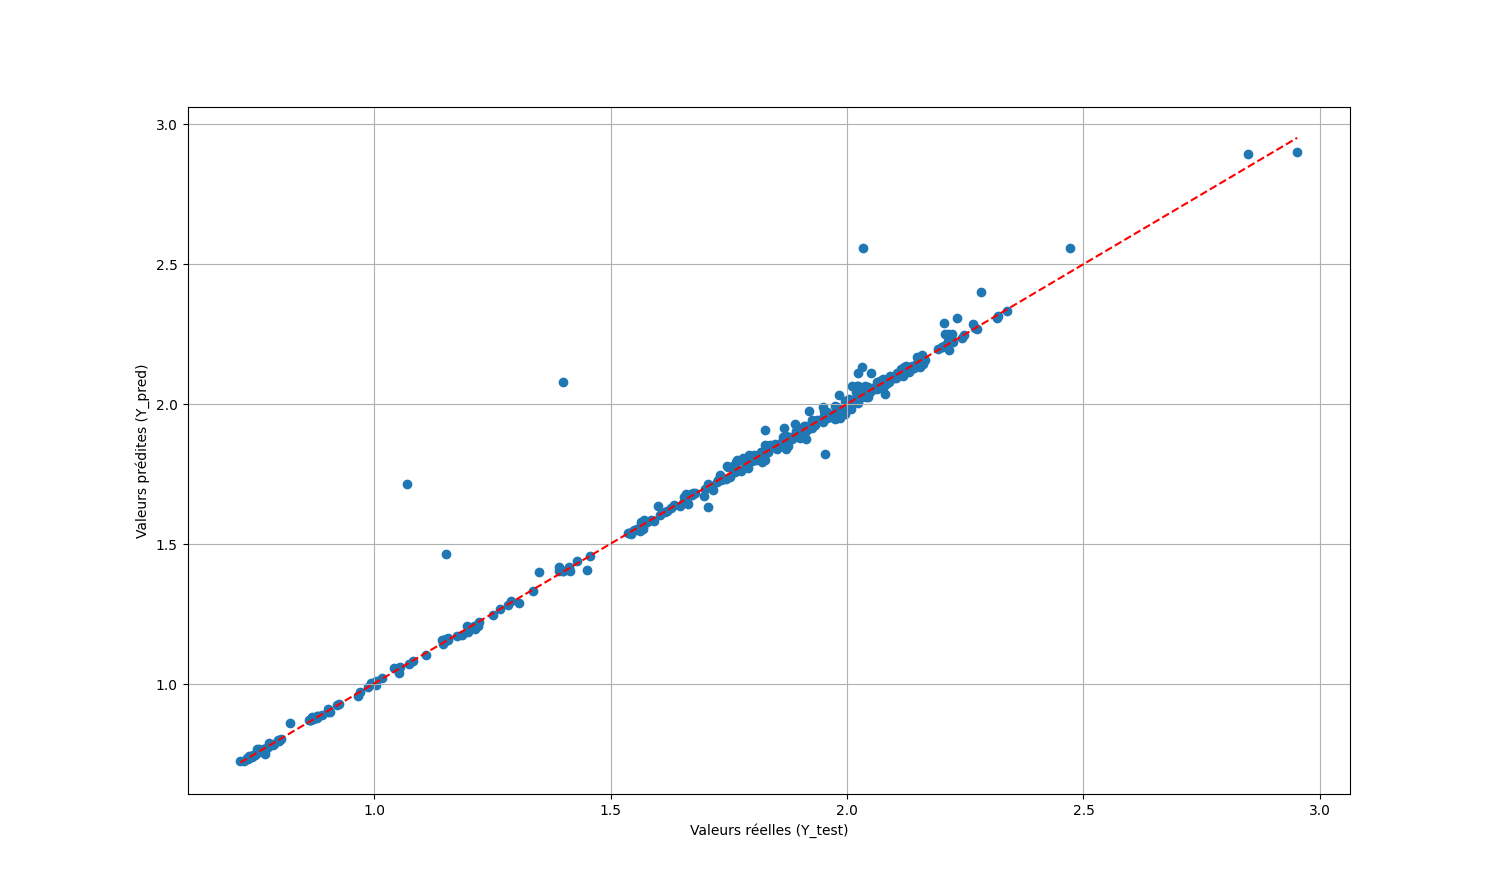

The script that drew this image:
from sklearn.model_selection import train_test_split
from sklearn.ensemble import RandomForestRegressor
from sklearn.linear_model import LinearRegression
from traitement_données import traitement_donnees
from sklearn.metrics import r2_score, mean_squared_error
from sklearn.preprocessing import StandardScaler
import pandas as pd
import numpy as np
import matplotlib.pyplot as plt

# Importer panda dataframe des données traitées depuis traitement_données.py 

data = traitement_donnees()

# Diviser les données en données d'entraînement et de test
X = data.loc[:,data.columns != 'Normalized DP (bars)']
Y = data.loc[:,'Normalized DP (bars)']

X_train,X_test,Y_train,Y_test = train_test_split(X,Y,test_size=0.3)
scaler = StandardScaler()
X_train = scaler.fit_transform(X_train)
X_test = scaler.transform(X_test)

# Créer un modèle de régression linéaire 
model = RandomForestRegressor(n_estimators=100, random_state=42)
model.fit(X_train,Y_train)

# Prédire les valeurs de test
Y_pred = model.predict(X_test)

#Évaluation du modèle
score = r2_score(Y_test,Y_pred)
rmse = mean_squared_error(Y_test, Y_pred, squared=False)

print("R2:", score)
print("RMSE:", rmse)

# Afficher les résultats 
plt.figure(figsize=(10, 6))
plt.scatter(Y_test, Y_pred)
plt.plot([Y_test.min(), Y_test.max()], [Y_test.min(), Y_test.max()], 'k--', color=('r'))
plt.xlabel('Valeurs réelles (Y_test)')
plt.ylabel('Valeurs prédites (Y_pred)')
plt.grid(True)
plt.show()
